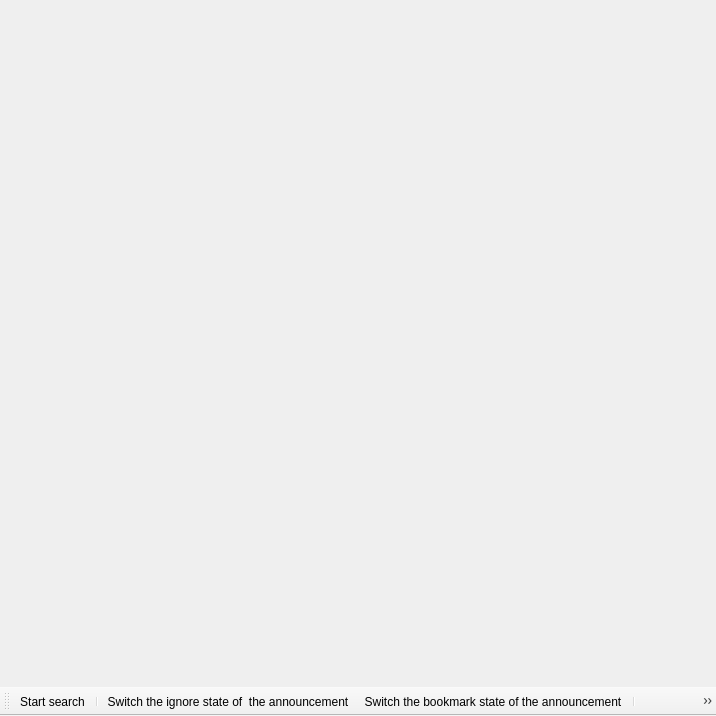
<?xml version="1.0" encoding="UTF-8"?>
<ui version="4.0">
 <class>UIMobileMain</class>
 <widget class="QMainWindow" name="UIMobileMain">
  <property name="geometry">
   <rect>
    <x>0</x>
    <y>0</y>
    <width>716</width>
    <height>716</height>
   </rect>
  </property>
  <widget class="QWidget" name="wCentral">
   <layout class="QVBoxLayout" name="verticalLayout_5">
    <property name="margin">
     <number>0</number>
    </property>
    <item>
     <widget class="QScrollArea" name="saPages">
      <property name="frameShape">
       <enum>QFrame::NoFrame</enum>
      </property>
      <property name="frameShadow">
       <enum>QFrame::Plain</enum>
      </property>
      <property name="widgetResizable">
       <bool>true</bool>
      </property>
      <property name="alignment">
       <set>Qt::AlignCenter</set>
      </property>
      <widget class="QWidget" name="saPagesContents">
       <property name="geometry">
        <rect>
         <x>0</x>
         <y>0</y>
         <width>716</width>
         <height>684</height>
        </rect>
       </property>
       <layout class="QVBoxLayout" name="verticalLayout_2">
        <property name="margin">
         <number>0</number>
        </property>
        <item>
         <widget class="QStackedWidget" name="swPages">
          <widget class="InputSearchWidget" name="iswSearch"/>
          <widget class="FeedbackWidget" name="fwFeedback"/>
          <widget class="QWidget" name="wResults">
           <layout class="QVBoxLayout" name="verticalLayout_3">
            <property name="margin">
             <number>0</number>
            </property>
            <item>
             <widget class="QWidget" name="wStatusBar" native="true">
              <layout class="QHBoxLayout" name="horizontalLayout">
               <property name="spacing">
                <number>3</number>
               </property>
               <property name="margin">
                <number>0</number>
               </property>
               <item>
                <widget class="QLabel" name="lLegend">
                 <property name="text">
                  <string notr="true">&lt;html&gt;&lt;head/&gt;&lt;body&gt;&lt;p&gt;&lt;span style=&quot; text-decoration: line-through; color:#a0a0a0;&quot;&gt;Ignored&lt;/span&gt; | &lt;span style=&quot; font-weight:600;&quot;&gt;Bookmarked&lt;/span&gt; | &lt;span style=&quot; color:#0000ff;&quot;&gt;Normal&lt;/span&gt;&lt;/p&gt;&lt;/body&gt;&lt;/html&gt;</string>
                 </property>
                </widget>
               </item>
               <item>
                <spacer name="horizontalSpacer_2">
                 <property name="orientation">
                  <enum>Qt::Horizontal</enum>
                 </property>
                 <property name="sizeHint" stdset="0">
                  <size>
                   <width>0</width>
                   <height>8</height>
                  </size>
                 </property>
                </spacer>
               </item>
               <item>
                <widget class="QLabel" name="lTotalPages">
                 <property name="text">
                  <string>Total pages:</string>
                 </property>
                 <property name="alignment">
                  <set>Qt::AlignRight|Qt::AlignTrailing|Qt::AlignVCenter</set>
                 </property>
                </widget>
               </item>
               <item>
                <widget class="QLabel" name="lTotalPagesNumber">
                 <property name="text">
                  <string notr="true">0</string>
                 </property>
                 <property name="alignment">
                  <set>Qt::AlignRight|Qt::AlignTrailing|Qt::AlignVCenter</set>
                 </property>
                </widget>
               </item>
               <item>
                <widget class="QLabel" name="lSeparator1">
                 <property name="text">
                  <string notr="true">|</string>
                 </property>
                </widget>
               </item>
               <item>
                <widget class="QLabel" name="lFound">
                 <property name="text">
                  <string>Found:</string>
                 </property>
                 <property name="alignment">
                  <set>Qt::AlignRight|Qt::AlignTrailing|Qt::AlignVCenter</set>
                 </property>
                </widget>
               </item>
               <item>
                <widget class="QLabel" name="lFoundNumber">
                 <property name="text">
                  <string notr="true">0</string>
                 </property>
                 <property name="alignment">
                  <set>Qt::AlignRight|Qt::AlignTrailing|Qt::AlignVCenter</set>
                 </property>
                </widget>
               </item>
               <item>
                <widget class="QLabel" name="lSeparator2">
                 <property name="text">
                  <string notr="true">|</string>
                 </property>
                </widget>
               </item>
               <item>
                <widget class="QLabel" name="lVisible">
                 <property name="text">
                  <string>Visible:</string>
                 </property>
                 <property name="alignment">
                  <set>Qt::AlignRight|Qt::AlignTrailing|Qt::AlignVCenter</set>
                 </property>
                </widget>
               </item>
               <item>
                <widget class="QLabel" name="lVisibleNumber">
                 <property name="text">
                  <string notr="true">0</string>
                 </property>
                 <property name="alignment">
                  <set>Qt::AlignRight|Qt::AlignTrailing|Qt::AlignVCenter</set>
                 </property>
                </widget>
               </item>
               <item>
                <widget class="QLabel" name="lSeparator3">
                 <property name="text">
                  <string notr="true">|</string>
                 </property>
                </widget>
               </item>
               <item>
                <widget class="QLabel" name="lAnnouncements">
                 <property name="text">
                  <string>Announcements:</string>
                 </property>
                 <property name="alignment">
                  <set>Qt::AlignRight|Qt::AlignTrailing|Qt::AlignVCenter</set>
                 </property>
                </widget>
               </item>
               <item>
                <widget class="QLabel" name="lAnnouncementsNumber">
                 <property name="text">
                  <string notr="true">0</string>
                 </property>
                 <property name="alignment">
                  <set>Qt::AlignRight|Qt::AlignTrailing|Qt::AlignVCenter</set>
                 </property>
                </widget>
               </item>
              </layout>
             </widget>
            </item>
            <item>
             <widget class="AnnouncementView" name="lvAnnouncements">
              <property name="contextMenuPolicy">
               <enum>Qt::ActionsContextMenu</enum>
              </property>
              <property name="frameShape">
               <enum>QFrame::NoFrame</enum>
              </property>
              <property name="frameShadow">
               <enum>QFrame::Plain</enum>
              </property>
              <property name="verticalScrollBarPolicy">
               <enum>Qt::ScrollBarAlwaysOn</enum>
              </property>
              <property name="editTriggers">
               <set>QAbstractItemView::NoEditTriggers</set>
              </property>
              <property name="iconSize">
               <size>
                <width>100</width>
                <height>100</height>
               </size>
              </property>
              <property name="verticalScrollMode">
               <enum>QAbstractItemView::ScrollPerPixel</enum>
              </property>
             </widget>
            </item>
           </layout>
          </widget>
         </widget>
        </item>
       </layout>
      </widget>
     </widget>
    </item>
   </layout>
  </widget>
  <widget class="QToolBar" name="tbActions">
   <property name="contextMenuPolicy">
    <enum>Qt::PreventContextMenu</enum>
   </property>
   <property name="windowTitle">
    <string>Tools bar</string>
   </property>
   <property name="movable">
    <bool>true</bool>
   </property>
   <property name="allowedAreas">
    <set>Qt::BottomToolBarArea|Qt::LeftToolBarArea</set>
   </property>
   <property name="floatable">
    <bool>false</bool>
   </property>
   <attribute name="toolBarArea">
    <enum>BottomToolBarArea</enum>
   </attribute>
   <attribute name="toolBarBreak">
    <bool>false</bool>
   </attribute>
   <addaction name="aStartSearch"/>
   <addaction name="separator"/>
   <addaction name="aSwitchAnnouncementIgnoreState"/>
   <addaction name="aSwitchAnnouncementBookmarkState"/>
   <addaction name="separator"/>
   <addaction name="aOpenAnnouncementInDefaultBrowser"/>
   <addaction name="aGeotagAnnouncementInDefaultBrowser"/>
   <addaction name="separator"/>
   <addaction name="aOpenAnnouncementInNewTab"/>
   <addaction name="aGeotagAnnouncementInNewTab"/>
  </widget>
  <action name="aSwitchAnnouncementIgnoreState">
   <property name="checkable">
    <bool>true</bool>
   </property>
   <property name="icon">
    <iconset theme="edit-clear-list">
     <normaloff/>
    </iconset>
   </property>
   <property name="text">
    <string>Switch the ignore state of  the announcement</string>
   </property>
  </action>
  <action name="aSwitchAnnouncementBookmarkState">
   <property name="checkable">
    <bool>true</bool>
   </property>
   <property name="icon">
    <iconset theme="bookmarks">
     <normaloff/>
    </iconset>
   </property>
   <property name="text">
    <string>Switch the bookmark state of the announcement</string>
   </property>
  </action>
  <action name="aOpenAnnouncementInNewTab">
   <property name="icon">
    <iconset theme="document-open-remote">
     <normaloff/>
    </iconset>
   </property>
   <property name="text">
    <string>Open the announcement in a new tab</string>
   </property>
  </action>
  <action name="aOpenAnnouncementInDefaultBrowser">
   <property name="icon">
    <iconset theme="download">
     <normaloff/>
    </iconset>
   </property>
   <property name="text">
    <string>Open the announcement in the default browser</string>
   </property>
  </action>
  <action name="aGeotagAnnouncementInNewTab">
   <property name="icon">
    <iconset theme="folder-remote">
     <normaloff/>
    </iconset>
   </property>
   <property name="text">
    <string>Geotag the announcement in a new tab</string>
   </property>
  </action>
  <action name="aGeotagAnnouncementInDefaultBrowser">
   <property name="icon">
    <iconset theme="applications-internet">
     <normaloff/>
    </iconset>
   </property>
   <property name="text">
    <string>Geotag the announcement in the default browser</string>
   </property>
  </action>
  <action name="aStartSearch">
   <property name="icon">
    <iconset theme="system-search"/>
   </property>
   <property name="text">
    <string>Start search</string>
   </property>
  </action>
 </widget>
 <customwidgets>
  <customwidget>
   <class>InputSearchWidget</class>
   <extends>QWidget</extends>
   <header>widgets/InputSearchWidget.h</header>
   <container>1</container>
  </customwidget>
  <customwidget>
   <class>AnnouncementView</class>
   <extends>QListView</extends>
   <header>widgets/AnnouncementView.h</header>
  </customwidget>
  <customwidget>
   <class>FeedbackWidget</class>
   <extends>QWidget</extends>
   <header>widgets/FeedbackWidget.h</header>
   <container>1</container>
  </customwidget>
 </customwidgets>
 <resources/>
 <connections/>
</ui>
